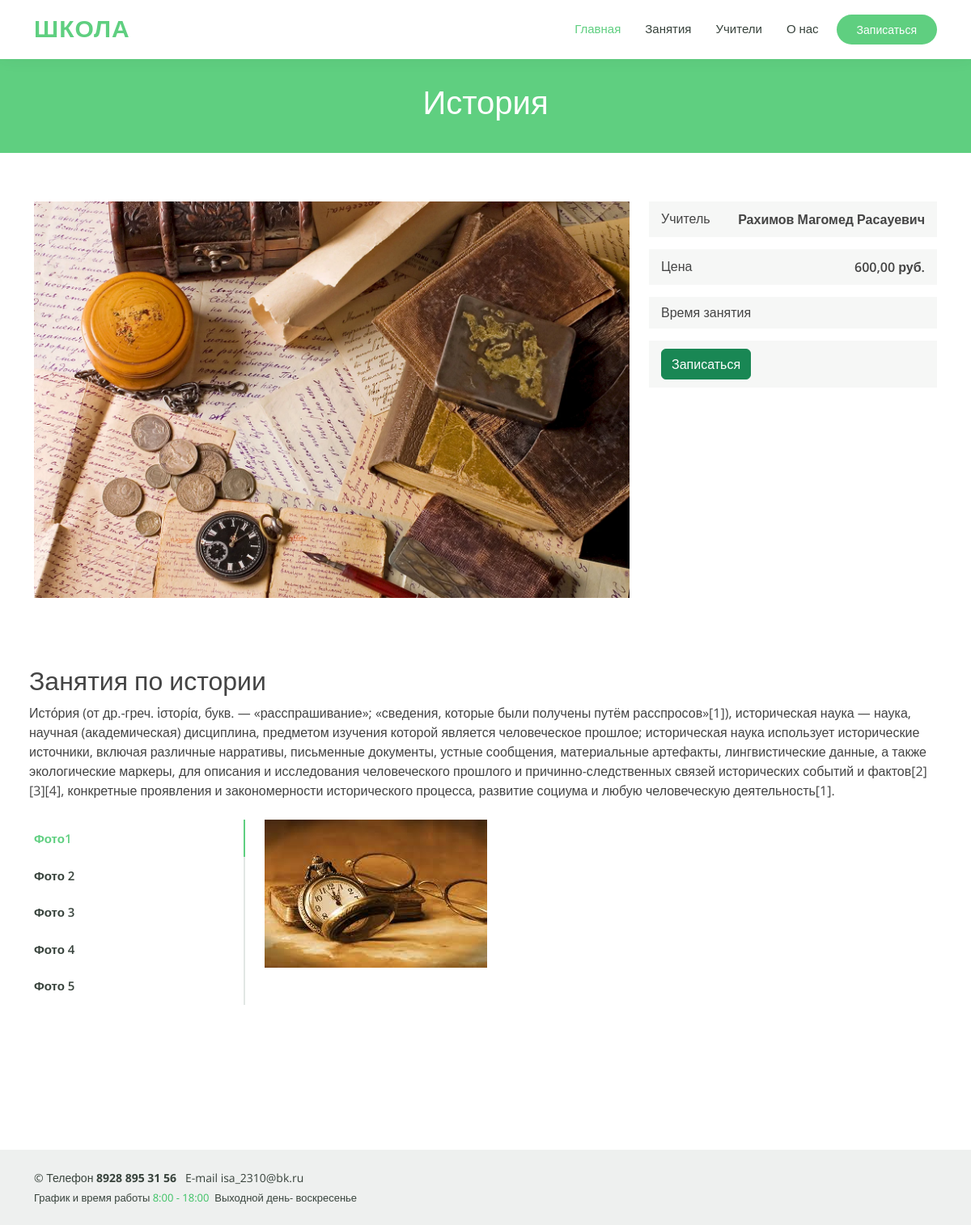
Screenshot of /course_details/2/ with the database file from the repository.
### school/models.py (models this page shows, shortened)
class Activity(models.Model):
    teacher = models.ForeignKey(Teacher, on_delete=models.CASCADE,  verbose_name='преподаватель')
    name = models.CharField(max_length=100, verbose_name='Название занятия')
    description = models.TextField(verbose_name='Информация')
    zanyat = models.ForeignKey(Zanyatie, on_delete=models.CASCADE, blank=True, null=True,  verbose_name='Какое занятие ?')
    price = models.DecimalField(max_digits=10, blank=True, null=True, decimal_places=2, verbose_name='Цена занятия')
    img_main = models.ImageField(upload_to='img', blank=False, verbose_name='Главная картина')
    img_1 = models.ImageField(upload_to='img', blank=True, null=True, verbose_name='Дополнительная картина')
    img_2 = models.ImageField(upload_to='img', blank=True, null=True, verbose_name='Дополнительная картина')
    img_3 = models.ImageField(upload_to='img', blank=True, null=True, verbose_name='Дополнительная картина')
    img_4 = models.ImageField(upload_to='img', blank=True, null=True, verbose_name='Дополнительная картина')
    img_5 = models.ImageField(upload_to='img', blank=True, null=True, verbose_name='Дополнительная картина')
    date_created = models.DateTimeField(auto_now_add=True)
    class Meta:
        verbose_name_plural = 'Занятия'

class Zanyatie(models.Model):
    name = models.CharField(max_length=100, verbose_name='занятие')
    date_created = models.DateTimeField(auto_now_add=True)
    class Meta:
        verbose_name_plural = 'Вид занятии'
    def __str__(self):
        return f"{self.name}"

class Teacher(models.Model):
    name = models.CharField(max_length=100, verbose_name='преподаватель')
    name_prof = models.CharField(max_length=100, verbose_name='профессия')
    tel = models.CharField(max_length=60, blank=True, null=True, verbose_name='телефон')
    description = models.TextField(blank=True, verbose_name='Информация')
    img_main = models.ImageField(upload_to='img', blank=False, verbose_name='Фото')
    date_created = models.DateTimeField(auto_now_add=True)
    class Meta:
        verbose_name_plural = 'преподаватель'
    def __str__(self):
        return f"{self.name}"

### school/views.py (the view)
# urls.py: path('course_details/<int:pk>/', views.CourseDetailView.as_view(), name='course_details'),
class CourseDetailView(DetailView):
    model = Activity
    template_name = 'school/course_details.html'
    def get_context_data(self, **kwargs):
        context = super().get_context_data(**kwargs)
        context['form'] = ReservationForm()
        activity = self.get_object()
        schedule = Schedule.objects.filter(activity=activity)
        context['schedule'] = schedule
        return context

### school/forms.py
class ReservationForm(forms.ModelForm):
    class Meta:
        model = Enrollment
        fields = ['date', 'time', 'comments']
        widgets = {
            'date': forms.DateInput(attrs={'type': 'date'}),
            'time': forms.TimeInput(attrs={'type': 'time'}),
        }

### school/templates/school/course_details.html (shortened to what this page needs)
{% extends 'school/base.html' %}
{% load static %}
{% load bootstrap4 %}
{% block content %}
  <main id="main">
    <div class="breadcrumbs" data-aos="fade-in">
      <div class="container">
        <h1>{{ activity.zanyat }}</h1>
      </div>
    </div>
    <section id="course-details" class="course-details">
      <div class="container" data-aos="fade-up">
        <div class="row">
          <div class="col-lg-8">
            <img src="{{ activity.img_main.url }}"" class="img-fluid" alt="">
          </div>
          <div class="col-lg-4">
            <div class="course-info d-flex justify-content-between align-items-center">
              <h5>Учитель</h5>
              <p>
                <span>{{ activity.teacher }}</span>
              </p>
            </div>
            <div class="course-info d-flex justify-content-between align-items-center">
              <h5>Цена</h5>
              <p>{{ activity.price }} руб.</p>
            </div>
            <div class="course-info d-flex justify-content-between align-items-center">
              <h5>Время занятия</h5>
            </div>
            <div class="course-info d-flex justify-content-between align-items-center">
              <input type="submit" class="btn btn-success" value="Записаться" id="openModalBtn">
            </div>
          </div>
        </div>
      </div>
    </section>
    <div class="container m-4">
      <h2>{{ activity.name }}</h2>
      <p>{{ activity.description }}</p>
    </div>
    <section id="cource-details-tabs" class="cource-details-tabs">
      <div class="container" data-aos="fade-up">
        <div class="row">
          <div class="col-lg-3">
            <ul class="nav nav-tabs flex-column">
              <li class="nav-item">
                <a class="nav-link active show" data-bs-toggle="tab" href="#tab-1">Фото1 </a>
              </li>
              <li class="nav-item">
                <a class="nav-link" data-bs-toggle="tab" href="#tab-2">Фото 2</a>
              </li>
              <li class="nav-item">
                <a class="nav-link" data-bs-toggle="tab" href="#tab-3">Фото 3</a>
              </li>
              <li class="nav-item">
                <a class="nav-link" data-bs-toggle="tab" href="#tab-4">Фото 4</a>
              </li>
              <li class="nav-item">
                <a class="nav-link" data-bs-toggle="tab" href="#tab-5">Фото 5</a>
              </li>
            </ul>
          </div>
          <div class="col-lg-9 mt-4 mt-lg-0">
            <div class="tab-content">
              <div class="tab-pane active show" id="tab-1">
                <div class="row">
                  <div class="col-lg-8 details order-2 order-lg-1">
                    {% if activity.img_1 %}
                      <img src="{{ activity.img_1.url }}" class="img-fluid" alt="">
                    {% endif %}
                  </div>
                  <div class="col-lg-4 text-center order-1 order-lg-2">
                  </div>
                </div>
              </div>
            </div>
          </div>
        </div>
      </div>
    </section>
  </main>
{% endblock content %}

### static/css/style.css (style rules this page uses)
body { font-family: "Open Sans", sans-serif; color: #444444; }
a { color: #5fcf80; text-decoration: none; }
h1, h2, h3, h4, h5, h6 { font-family: "Raleway", sans-serif; }
section { padding: 60px 0; overflow: hidden; }
.breadcrumbs { margin-top: 73px; text-align: center; background: #5fcf80; padding: 30px 0; color: #fff; }
.course-details .course-info { background: #f6f7f6; padding: 10px 15px; margin-bottom: 15px; }
.course-details .course-info h5 { font-weight: 400; font-size: 16px; margin: 0; font-family: "Poppins", sans-serif; }
.course-details .course-info p { margin: 0; font-weight: 600; }
.cource-details-tabs { overflow: hidden; padding-top: 0; }
.cource-details-tabs .nav-tabs { border: 0; }
.cource-details-tabs .nav-link { border: 0; padding: 12px 15px 12px 0; transition: 0.3s; color: #37423b; border-radius: 0; border-right: 2px solid #e2e7e4; font-weight: 600; font-size: 15px; }
.cource-details-tabs .nav-link.active { color: #5fcf80; border-color: #5fcf80; }
.cource-details-tabs .tab-pane.active { animation: fadeIn 0.5s ease-out; }

### rows the page displays
Activity: zanyat "История", img_main (picture), teacher "Рахимов Магомед Расауевич", price "600,00", name "Занятия по истории", description "Исто́рия (от др.-греч. ἱστορία, букв. — «расспрашивание»; «сведения, которые были получены путём расспросов»[1]), историческая наука — наука, научная (академическая) дисциплина, предметом изучения которой является человеческое прошлое; историческая наука использует исторические источники, включая различные нарративы, письменные документы, устные сообщения, материальные артефакты, лингвистические данные, а также экологические маркеры, для описания и исследования человеческого прошлого и причинно-следственных связей исторических событий и фактов[2][3][4], конкретные проявления и закономерности исторического процесса, развитие социума и любую человеческую деятельность[1].", img_1 (picture)
